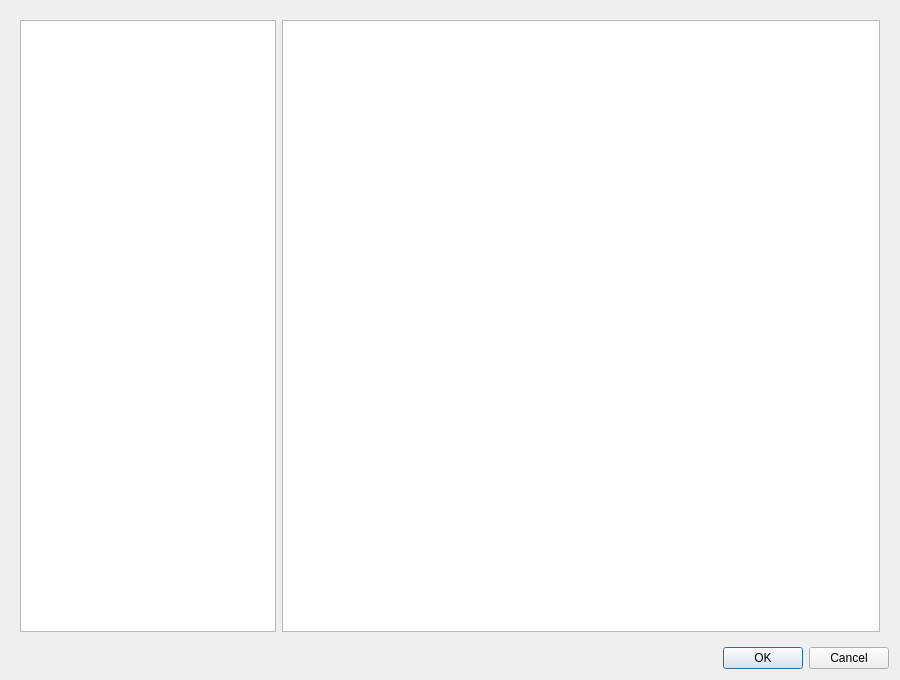
<?xml version="1.0" encoding="UTF-8"?>
<ui version="4.0">
 <class>Dialog</class>
 <widget class="QDialog" name="Dialog">
  <property name="geometry">
   <rect>
    <x>0</x>
    <y>0</y>
    <width>900</width>
    <height>680</height>
   </rect>
  </property>
  <property name="windowTitle">
   <string>Gaymoji Gallery</string>
  </property>
  <layout class="QGridLayout" name="gridLayout">
   <item row="1" column="1">
    <widget class="QDialogButtonBox" name="buttonBox">
     <property name="orientation">
      <enum>Qt::Orientation::Horizontal</enum>
     </property>
     <property name="standardButtons">
      <set>QDialogButtonBox::StandardButton::Cancel|QDialogButtonBox::StandardButton::Ok</set>
     </property>
    </widget>
   </item>
   <item row="0" column="0" colspan="2">
    <widget class="QWidget" name="widget" native="true">
     <layout class="QHBoxLayout" name="horizontalLayout">
      <item>
       <widget class="QListWidget" name="categoryList">
        <property name="sizePolicy">
         <sizepolicy hsizetype="Fixed" vsizetype="Expanding">
          <horstretch>0</horstretch>
          <verstretch>0</verstretch>
         </sizepolicy>
        </property>
       </widget>
      </item>
      <item>
       <widget class="QListWidget" name="imageList">
        <property name="iconSize">
         <size>
          <width>128</width>
          <height>128</height>
         </size>
        </property>
        <property name="viewMode">
         <enum>QListView::ViewMode::IconMode</enum>
        </property>
       </widget>
      </item>
     </layout>
    </widget>
   </item>
  </layout>
 </widget>
 <resources/>
 <connections>
  <connection>
   <sender>buttonBox</sender>
   <signal>accepted()</signal>
   <receiver>Dialog</receiver>
   <slot>accept()</slot>
   <hints>
    <hint type="sourcelabel">
     <x>248</x>
     <y>254</y>
    </hint>
    <hint type="destinationlabel">
     <x>157</x>
     <y>274</y>
    </hint>
   </hints>
  </connection>
  <connection>
   <sender>buttonBox</sender>
   <signal>rejected()</signal>
   <receiver>Dialog</receiver>
   <slot>reject()</slot>
   <hints>
    <hint type="sourcelabel">
     <x>316</x>
     <y>260</y>
    </hint>
    <hint type="destinationlabel">
     <x>286</x>
     <y>274</y>
    </hint>
   </hints>
  </connection>
 </connections>
</ui>
